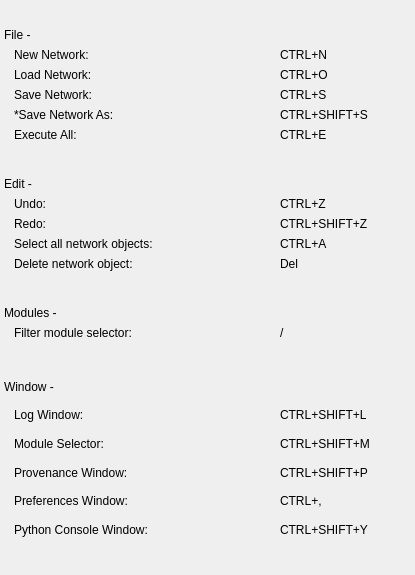
           <widget class="QWidget" name="scrollAreaWidgetContents">
            <property name="geometry">
             <rect>
              <x>0</x>
              <y>0</y>
              <width>415</width>
              <height>575</height>
             </rect>
            </property>
            <layout class="QVBoxLayout" name="verticalLayout_5">
             <property name="spacing">
              <number>0</number>
             </property>
             <property name="margin">
              <number>0</number>
             </property>
             <item>
              <widget class="QWidget" name="widget_4" native="true">
               <property name="sizePolicy">
                <sizepolicy hsizetype="Preferred" vsizetype="Fixed">
                 <horstretch>0</horstretch>
                 <verstretch>0</verstretch>
                </sizepolicy>
               </property>
               <layout class="QVBoxLayout" name="verticalLayout">
                <property name="spacing">
                 <number>0</number>
                </property>
                <property name="leftMargin">
                 <number>4</number>
                </property>
                <property name="topMargin">
                 <number>2</number>
                </property>
                <property name="rightMargin">
                 <number>4</number>
                </property>
                <property name="bottomMargin">
                 <number>4</number>
                </property>
                <item>
                 <widget class="QWidget" name="widget_3" native="true">
                  <layout class="QHBoxLayout" name="horizontalLayout_6">
                   <property name="spacing">
                    <number>0</number>
                   </property>
                   <property name="margin">
                    <number>0</number>
                   </property>
                   <item>
                    <widget class="QLabel" name="label">
                     <property name="minimumSize">
                      <size>
                       <width>0</width>
                       <height>20</height>
                      </size>
                     </property>
                     <property name="text">
                      <string>File -</string>
                     </property>
                    </widget>
                   </item>
                  </layout>
                 </widget>
                </item>
                <item>
                 <widget class="QWidget" name="widget_5" native="true">
                  <property name="minimumSize">
                   <size>
                    <width>0</width>
                    <height>20</height>
                   </size>
                  </property>
                  <layout class="QHBoxLayout" name="horizontalLayout_7" stretch="2,1">
                   <property name="spacing">
                    <number>4</number>
                   </property>
                   <property name="leftMargin">
                    <number>10</number>
                   </property>
                   <property name="topMargin">
                    <number>0</number>
                   </property>
                   <property name="rightMargin">
                    <number>0</number>
                   </property>
                   <property name="bottomMargin">
                    <number>0</number>
                   </property>
                   <item>
                    <widget class="QLabel" name="label_2">
                     <property name="text">
                      <string>New Network:</string>
                     </property>
                    </widget>
                   </item>
                   <item>
                    <widget class="QLabel" name="label_3">
                     <property name="text">
                      <string>CTRL+N</string>
                     </property>
                    </widget>
                   </item>
                  </layout>
                 </widget>
                </item>
                <item>
                 <widget class="QWidget" name="widget_6" native="true">
                  <property name="minimumSize">
                   <size>
                    <width>0</width>
                    <height>20</height>
                   </size>
                  </property>
                  <layout class="QHBoxLayout" name="horizontalLayout_8" stretch="2,1">
                   <property name="spacing">
                    <number>4</number>
                   </property>
                   <property name="leftMargin">
                    <number>10</number>
                   </property>
                   <property name="topMargin">
                    <number>0</number>
                   </property>
                   <property name="rightMargin">
                    <number>0</number>
                   </property>
                   <property name="bottomMargin">
                    <number>0</number>
                   </property>
                   <item>
                    <widget class="QLabel" name="label_4">
                     <property name="text">
                      <string>Load Network:</string>
                     </property>
                    </widget>
                   </item>
                   <item>
                    <widget class="QLabel" name="label_5">
                     <property name="text">
                      <string>CTRL+O</string>
                     </property>
                    </widget>
                   </item>
                  </layout>
                 </widget>
                </item>
                <item>
                 <widget class="QWidget" name="widget_8" native="true">
                  <property name="minimumSize">
                   <size>
                    <width>0</width>
                    <height>20</height>
                   </size>
                  </property>
                  <layout class="QHBoxLayout" name="horizontalLayout_10" stretch="2,1">
                   <property name="spacing">
                    <number>4</number>
                   </property>
                   <property name="leftMargin">
                    <number>10</number>
                   </property>
                   <property name="topMargin">
                    <number>0</number>
                   </property>
                   <property name="rightMargin">
                    <number>0</number>
                   </property>
                   <property name="bottomMargin">
                    <number>0</number>
                   </property>
                   <item>
                    <widget class="QLabel" name="label_8">
                     <property name="text">
                      <string>Save Network:</string>
                     </property>
                    </widget>
                   </item>
                   <item>
                    <widget class="QLabel" name="label_9">
                     <property name="text">
                      <string>CTRL+S</string>
                     </property>
                    </widget>
                   </item>
                  </layout>
                 </widget>
                </item>
                <item>
                 <widget class="QWidget" name="widget_55" native="true">
                  <property name="minimumSize">
                   <size>
                    <width>0</width>
                    <height>20</height>
                   </size>
                  </property>
                  <layout class="QHBoxLayout" name="horizontalLayout_51" stretch="2,1">
                   <property name="spacing">
                    <number>4</number>
                   </property>
                   <property name="leftMargin">
                    <number>10</number>
                   </property>
                   <property name="topMargin">
                    <number>0</number>
                   </property>
                   <property name="rightMargin">
                    <number>0</number>
                   </property>
                   <property name="bottomMargin">
                    <number>0</number>
                   </property>
                   <item>
                    <widget class="QLabel" name="label_84">
                     <property name="text">
                      <string>*Save Network As:</string>
                     </property>
                    </widget>
                   </item>
                   <item>
                    <widget class="QLabel" name="label_85">
                     <property name="text">
                      <string>CTRL+SHIFT+S</string>
                     </property>
                    </widget>
                   </item>
                  </layout>
                 </widget>
                </item>
                <item>
                 <widget class="QWidget" name="widget_12" native="true">
                  <property name="minimumSize">
                   <size>
                    <width>0</width>
                    <height>20</height>
                   </size>
                  </property>
                  <layout class="QHBoxLayout" name="horizontalLayout_14" stretch="2,1">
                   <property name="spacing">
                    <number>4</number>
                   </property>
                   <property name="leftMargin">
                    <number>10</number>
                   </property>
                   <property name="topMargin">
                    <number>0</number>
                   </property>
                   <property name="rightMargin">
                    <number>0</number>
                   </property>
                   <property name="bottomMargin">
                    <number>0</number>
                   </property>
                   <item>
                    <widget class="QLabel" name="label_16">
                     <property name="text">
                      <string>Execute All:</string>
                     </property>
                    </widget>
                   </item>
                   <item>
                    <widget class="QLabel" name="label_17">
                     <property name="text">
                      <string>CTRL+E</string>
                     </property>
                    </widget>
                   </item>
                  </layout>
                 </widget>
                </item>
               </layout>
              </widget>
             </item>
             <item>
              <widget class="QWidget" name="widget_13" native="true">
               <property name="sizePolicy">
                <sizepolicy hsizetype="Preferred" vsizetype="Fixed">
                 <horstretch>0</horstretch>
                 <verstretch>0</verstretch>
                </sizepolicy>
               </property>
               <layout class="QVBoxLayout" name="verticalLayout_2">
                <property name="spacing">
                 <number>0</number>
                </property>
                <property name="leftMargin">
                 <number>4</number>
                </property>
                <property name="topMargin">
                 <number>2</number>
                </property>
                <property name="rightMargin">
                 <number>4</number>
                </property>
                <property name="bottomMargin">
                 <number>4</number>
                </property>
                <item>
                 <widget class="QWidget" name="widget_14" native="true">
                  <layout class="QHBoxLayout" name="horizontalLayout_15">
                   <property name="spacing">
                    <number>0</number>
                   </property>
                   <property name="margin">
                    <number>0</number>
                   </property>
                   <item>
                    <widget class="QLabel" name="label_18">
                     <property name="minimumSize">
                      <size>
                       <width>0</width>
                       <height>20</height>
                      </size>
                     </property>
                     <property name="text">
                      <string>Edit -</string>
                     </property>
                    </widget>
                   </item>
                  </layout>
                 </widget>
                </item>
                <item>
                 <widget class="QWidget" name="widget_56" native="true">
                  <property name="minimumSize">
                   <size>
                    <width>0</width>
                    <height>20</height>
                   </size>
                  </property>
                  <layout class="QHBoxLayout" name="horizontalLayout_52" stretch="2,1">
                   <property name="spacing">
                    <number>4</number>
                   </property>
                   <property name="leftMargin">
                    <number>10</number>
                   </property>
                   <property name="topMargin">
                    <number>0</number>
                   </property>
                   <property name="rightMargin">
                    <number>0</number>
                   </property>
                   <property name="bottomMargin">
                    <number>0</number>
                   </property>
                   <item>
                    <widget class="QLabel" name="label_86">
                     <property name="text">
                      <string>Undo:</string>
                     </property>
                    </widget>
                   </item>
                   <item>
                    <widget class="QLabel" name="label_87">
                     <property name="text">
                      <string>CTRL+Z</string>
                     </property>
                    </widget>
                   </item>
                  </layout>
                 </widget>
                </item>
                <item>
                 <widget class="QWidget" name="widget_57" native="true">
                  <property name="minimumSize">
                   <size>
                    <width>0</width>
                    <height>20</height>
                   </size>
                  </property>
                  <layout class="QHBoxLayout" name="horizontalLayout_53" stretch="2,1">
                   <property name="spacing">
                    <number>4</number>
                   </property>
                   <property name="leftMargin">
                    <number>10</number>
                   </property>
                   <property name="topMargin">
                    <number>0</number>
                   </property>
                   <property name="rightMargin">
                    <number>0</number>
                   </property>
                   <property name="bottomMargin">
                    <number>0</number>
                   </property>
                   <item>
                    <widget class="QLabel" name="label_88">
                     <property name="text">
                      <string>Redo:</string>
                     </property>
                    </widget>
                   </item>
                   <item>
                    <widget class="QLabel" name="label_89">
                     <property name="text">
                      <string>CTRL+SHIFT+Z</string>
                     </property>
                    </widget>
                   </item>
                  </layout>
                 </widget>
                </item>
                <item>
                 <widget class="QWidget" name="widget_15" native="true">
                  <property name="minimumSize">
                   <size>
                    <width>0</width>
                    <height>20</height>
                   </size>
                  </property>
                  <layout class="QHBoxLayout" name="horizontalLayout_16" stretch="2,1">
                   <property name="spacing">
                    <number>4</number>
                   </property>
                   <property name="leftMargin">
                    <number>10</number>
                   </property>
                   <property name="topMargin">
                    <number>0</number>
                   </property>
                   <property name="rightMargin">
                    <number>0</number>
                   </property>
                   <property name="bottomMargin">
                    <number>0</number>
                   </property>
                   <item>
                    <widget class="QLabel" name="label_19">
                     <property name="text">
                      <string>Select all network objects:</string>
                     </property>
                    </widget>
                   </item>
                   <item>
                    <widget class="QLabel" name="label_20">
                     <property name="text">
                      <string>CTRL+A</string>
                     </property>
                    </widget>
                   </item>
                  </layout>
                 </widget>
                </item>
                <item>
                 <widget class="QWidget" name="widget_16" native="true">
                  <property name="minimumSize">
                   <size>
                    <width>0</width>
                    <height>20</height>
                   </size>
                  </property>
                  <layout class="QHBoxLayout" name="horizontalLayout_17" stretch="2,1">
                   <property name="spacing">
                    <number>4</number>
                   </property>
                   <property name="leftMargin">
                    <number>10</number>
                   </property>
                   <property name="topMargin">
                    <number>0</number>
                   </property>
                   <property name="rightMargin">
                    <number>0</number>
                   </property>
                   <property name="bottomMargin">
                    <number>0</number>
                   </property>
                   <item>
                    <widget class="QLabel" name="label_21">
                     <property name="text">
                      <string>Delete network object:</string>
                     </property>
                    </widget>
                   </item>
                   <item>
                    <widget class="QLabel" name="label_22">
                     <property name="text">
                      <string>Del</string>
                     </property>
                    </widget>
                   </item>
                  </layout>
                 </widget>
                </item>
               </layout>
              </widget>
             </item>
             <item>
              <widget class="QWidget" name="widget_17" native="true">
               <property name="sizePolicy">
                <sizepolicy hsizetype="Preferred" vsizetype="Fixed">
                 <horstretch>0</horstretch>
                 <verstretch>0</verstretch>
                </sizepolicy>
               </property>
               <layout class="QVBoxLayout" name="verticalLayout_3">
                <property name="spacing">
                 <number>0</number>
                </property>
                <property name="leftMargin">
                 <number>4</number>
                </property>
                <property name="topMargin">
                 <number>2</number>
                </property>
                <property name="rightMargin">
                 <number>4</number>
                </property>
                <property name="bottomMargin">
                 <number>4</number>
                </property>
                <item>
                 <widget class="QWidget" name="widget_18" native="true">
                  <layout class="QHBoxLayout" name="horizontalLayout_18">
                   <property name="spacing">
                    <number>0</number>
                   </property>
                   <property name="margin">
                    <number>0</number>
                   </property>
                   <item>
                    <widget class="QLabel" name="label_23">
                     <property name="minimumSize">
                      <size>
                       <width>0</width>
                       <height>20</height>
                      </size>
                     </property>
                     <property name="text">
                      <string>Modules -</string>
                     </property>
                    </widget>
                   </item>
                  </layout>
                 </widget>
                </item>
                <item>
                 <widget class="QWidget" name="widget_19" native="true">
                  <property name="minimumSize">
                   <size>
                    <width>0</width>
                    <height>20</height>
                   </size>
                  </property>
                  <layout class="QHBoxLayout" name="horizontalLayout_19" stretch="2,1">
                   <property name="spacing">
                    <number>4</number>
                   </property>
                   <property name="leftMargin">
                    <number>10</number>
                   </property>
                   <property name="topMargin">
                    <number>0</number>
                   </property>
                   <property name="rightMargin">
                    <number>0</number>
                   </property>
                   <property name="bottomMargin">
                    <number>0</number>
                   </property>
                   <item>
                    <widget class="QLabel" name="label_24">
                     <property name="text">
                      <string>Filter module selector:</string>
                     </property>
                    </widget>
                   </item>
                   <item>
                    <widget class="QLabel" name="label_25">
                     <property name="text">
                      <string>/</string>
                     </property>
                    </widget>
                   </item>
                  </layout>
                 </widget>
                </item>
               </layout>
              </widget>
             </item>
             <item>
              <widget class="QWidget" name="widget_27" native="true">
               <property name="sizePolicy">
                <sizepolicy hsizetype="Preferred" vsizetype="Fixed">
                 <horstretch>0</horstretch>
                 <verstretch>0</verstretch>
                </sizepolicy>
               </property>
               <property name="minimumSize">
                <size>
                 <width>0</width>
                 <height>178</height>
                </size>
               </property>
               <layout class="QVBoxLayout" name="verticalLayout_4">
                <property name="spacing">
                 <number>0</number>
                </property>
                <property name="leftMargin">
                 <number>4</number>
                </property>
                <property name="topMargin">
                 <number>2</number>
                </property>
                <property name="rightMargin">
                 <number>4</number>
                </property>
                <property name="bottomMargin">
                 <number>4</number>
                </property>
                <item>
                 <widget class="QWidget" name="widget_28" native="true">
                  <layout class="QHBoxLayout" name="horizontalLayout_27">
                   <property name="spacing">
                    <number>0</number>
                   </property>
                   <property name="margin">
                    <number>0</number>
                   </property>
                   <item>
                    <widget class="QLabel" name="label_40">
                     <property name="minimumSize">
                      <size>
                       <width>0</width>
                       <height>20</height>
                      </size>
                     </property>
                     <property name="text">
                      <string>Window -</string>
                     </property>
                    </widget>
                   </item>
                  </layout>
                 </widget>
                </item>
                <item>
                 <widget class="QWidget" name="widget_29" native="true">
                  <property name="minimumSize">
                   <size>
                    <width>0</width>
                    <height>20</height>
                   </size>
                  </property>
                  <layout class="QHBoxLayout" name="horizontalLayout_28" stretch="2,1">
                   <property name="spacing">
                    <number>4</number>
                   </property>
                   <property name="leftMargin">
                    <number>10</number>
                   </property>
                   <property name="topMargin">
                    <number>0</number>
                   </property>
                   <property name="rightMargin">
                    <number>0</number>
                   </property>
                   <property name="bottomMargin">
                    <number>0</number>
                   </property>
                   <item>
                    <widget class="QLabel" name="label_41">
                     <property name="text">
                      <string>Log Window: </string>
                     </property>
                    </widget>
                   </item>
                   <item>
                    <widget class="QLabel" name="label_42">
                     <property name="text">
                      <string>CTRL+SHIFT+L</string>
                     </property>
                    </widget>
                   </item>
                  </layout>
                 </widget>
                </item>
                <item>
                 <widget class="QWidget" name="widget_30" native="true">
                  <property name="minimumSize">
                   <size>
                    <width>0</width>
                    <height>20</height>
                   </size>
                  </property>
                  <layout class="QHBoxLayout" name="horizontalLayout_29" stretch="2,1">
                   <property name="spacing">
                    <number>4</number>
                   </property>
                   <property name="leftMargin">
                    <number>10</number>
                   </property>
                   <property name="topMargin">
                    <number>0</number>
                   </property>
                   <property name="rightMargin">
                    <number>0</number>
                   </property>
                   <property name="bottomMargin">
                    <number>0</number>
                   </property>
                   <item>
                    <widget class="QLabel" name="label_43">
                     <property name="text">
                      <string>Module Selector:</string>
                     </property>
                    </widget>
                   </item>
                   <item>
                    <widget class="QLabel" name="label_44">
                     <property name="text">
                      <string>CTRL+SHIFT+M</string>
                     </property>
                    </widget>
                   </item>
                  </layout>
                 </widget>
                </item>
                <item>
                 <widget class="QWidget" name="widget_32" native="true">
                  <property name="minimumSize">
                   <size>
                    <width>0</width>
                    <height>20</height>
                   </size>
                  </property>
                  <layout class="QHBoxLayout" name="horizontalLayout_31" stretch="2,1">
                   <property name="spacing">
                    <number>4</number>
                   </property>
                   <property name="leftMargin">
                    <number>10</number>
                   </property>
                   <property name="topMargin">
                    <number>0</number>
                   </property>
                   <property name="rightMargin">
                    <number>0</number>
                   </property>
                   <property name="bottomMargin">
                    <number>0</number>
                   </property>
                   <item>
                    <widget class="QLabel" name="label_47">
                     <property name="minimumSize">
                      <size>
                       <width>249</width>
                       <height>0</height>
                      </size>
                     </property>
                     <property name="text">
                      <string>Provenance Window:</string>
                     </property>
                    </widget>
                   </item>
                   <item>
                    <widget class="QLabel" name="label_48">
                     <property name="text">
                      <string>CTRL+SHIFT+P</string>
                     </property>
                    </widget>
                   </item>
                  </layout>
                 </widget>
                </item>
                <item>
                 <widget class="QWidget" name="widget_33" native="true">
                  <property name="minimumSize">
                   <size>
                    <width>0</width>
                    <height>20</height>
                   </size>
                  </property>
                  <layout class="QHBoxLayout" name="horizontalLayout_32" stretch="2,1">
                   <property name="spacing">
                    <number>4</number>
                   </property>
                   <property name="leftMargin">
                    <number>10</number>
                   </property>
                   <property name="topMargin">
                    <number>0</number>
                   </property>
                   <property name="rightMargin">
                    <number>0</number>
                   </property>
                   <property name="bottomMargin">
                    <number>0</number>
                   </property>
                   <item>
                    <widget class="QLabel" name="label_49">
                     <property name="text">
                      <string>Preferences Window:</string>
                     </property>
                    </widget>
                   </item>
                   <item>
                    <widget class="QLabel" name="label_50">
                     <property name="text">
                      <string>CTRL+,</string>
                     </property>
                    </widget>
                   </item>
                  </layout>
                 </widget>
                </item>
                <item>
                 <widget class="QWidget" name="python_shortcut_label_" native="true">
                  <property name="minimumSize">
                   <size>
                    <width>0</width>
                    <height>20</height>
                   </size>
                  </property>
                  <layout class="QHBoxLayout" name="horizontalLayout_58" stretch="2,1">
                   <property name="spacing">
                    <number>4</number>
                   </property>
                   <property name="leftMargin">
                    <number>10</number>
                   </property>
                   <property name="topMargin">
                    <number>0</number>
                   </property>
                   <property name="rightMargin">
                    <number>0</number>
                   </property>
                   <property name="bottomMargin">
                    <number>0</number>
                   </property>
                   <item>
                    <widget class="QLabel" name="label_100">
                     <property name="text">
                      <string>Python Console Window:</string>
                     </property>
                    </widget>
                   </item>
                   <item>
                    <widget class="QLabel" name="label_101">
                     <property name="text">
                      <string>CTRL+SHIFT+Y</string>
                     </property>
                    </widget>
                   </item>
                  </layout>
                 </widget>
                </item>
               </layout>
              </widget>
             </item>
            </layout>
           </widget>
